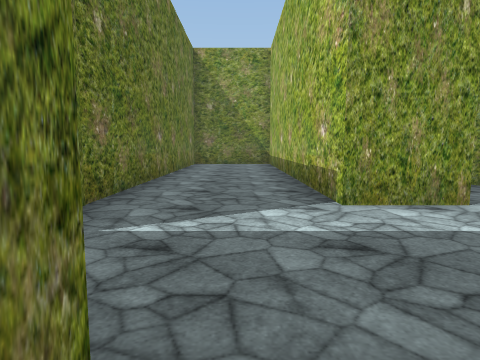
[1] (above)

18 first-person views from a walk through a Unity game level. The camera is 1.5 m above the floor, tilts 6° down and sees 75° across. The floor is counted in squares, 2 m on a side. Each view is taken from the middle of a square. On the plan, view 1 faces up. The plan holds only what a view shows up to about 10 squares ahead; the rest is blank. The place goes on beyond the plan. The player character is not drawn. Some surface patterns are stand-ins.

[2]
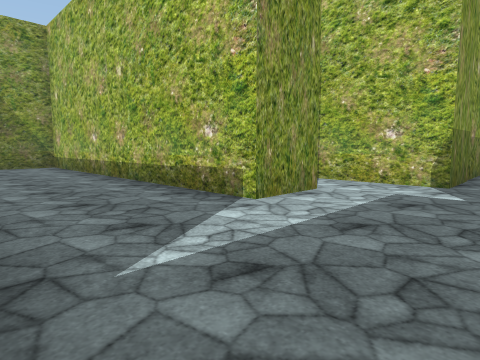

[3]
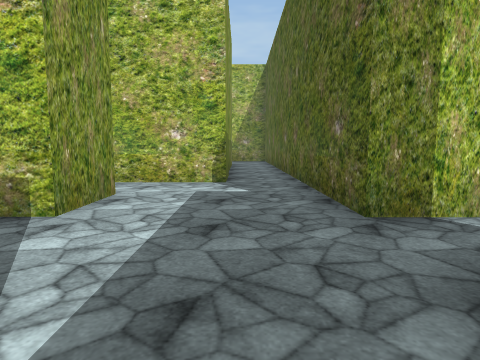

[4]
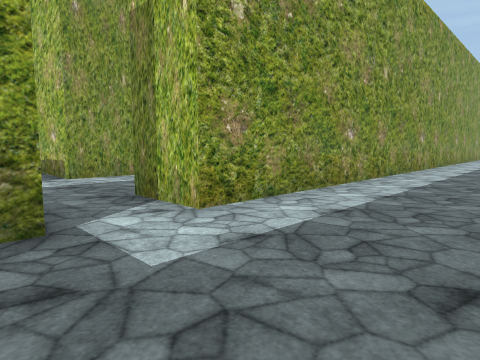

[5]
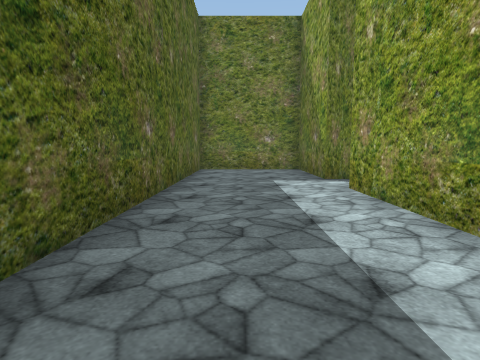

[6]
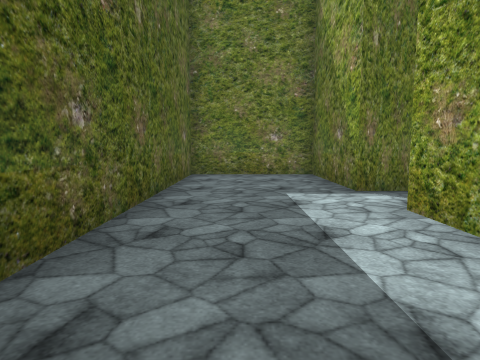

[7]
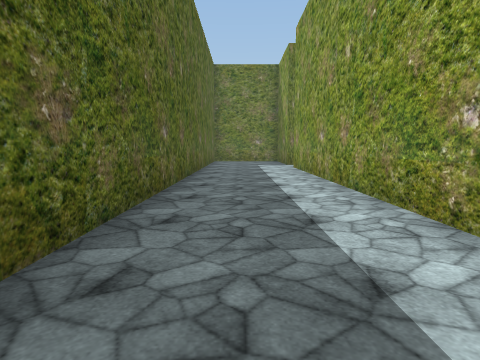

[8]
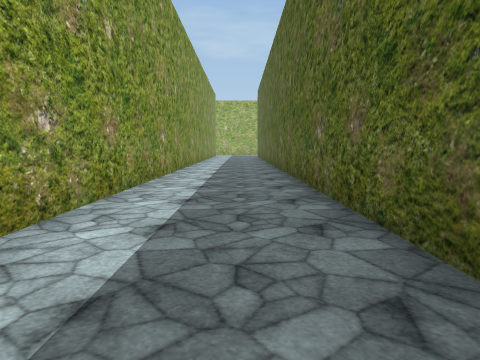

[9]
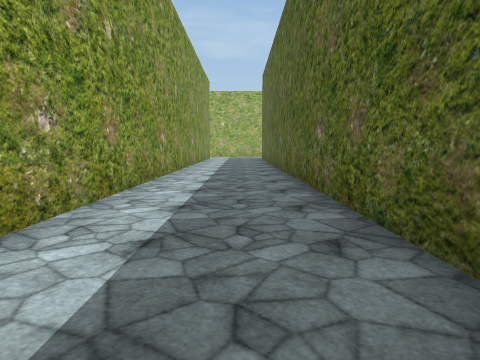

[10]
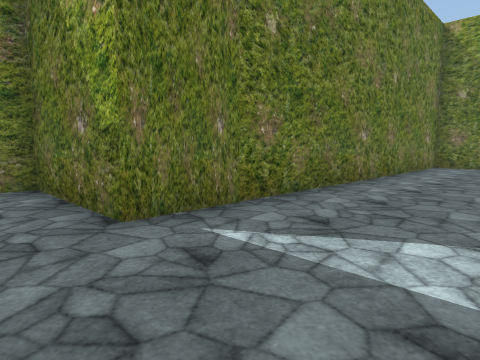

[11]
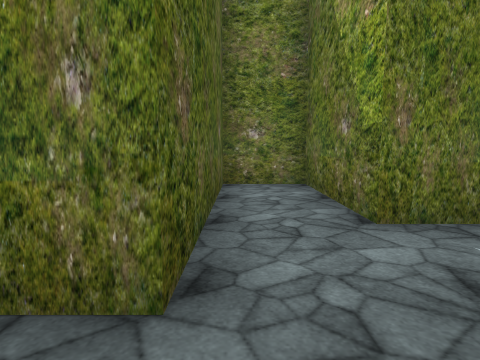

[12]
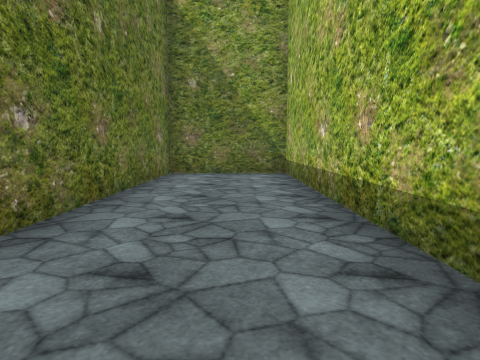

[13]
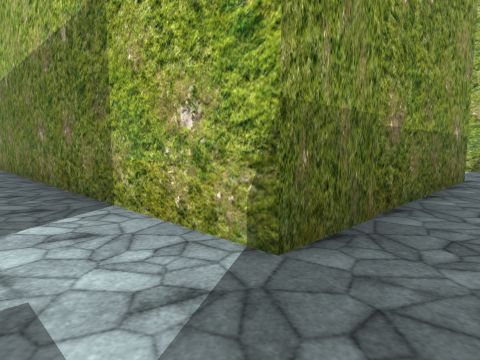

[14]
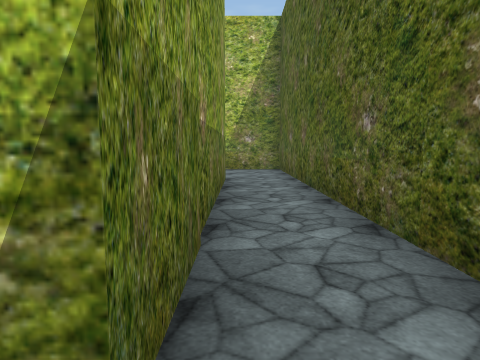

[15]
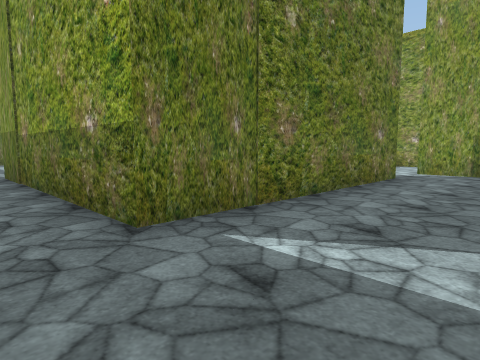

[16]
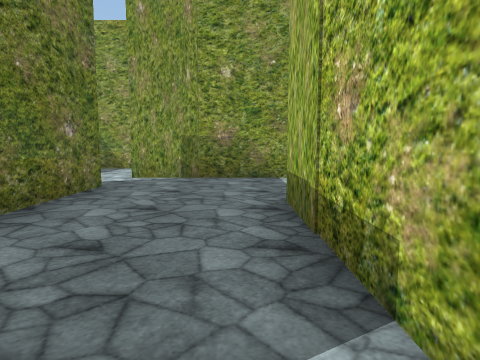

[17]
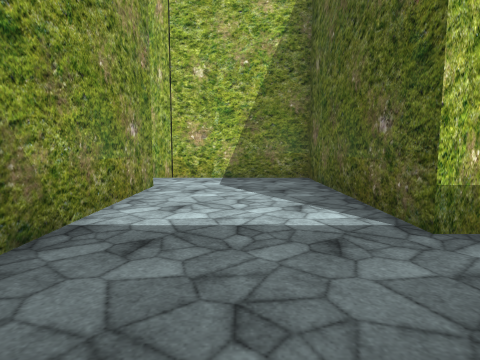

[18]
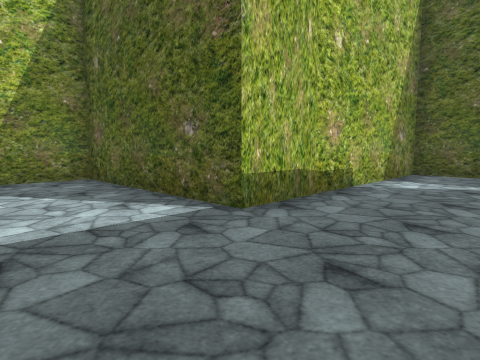

### Floor plan
Points are (right, up) in squares from view 1. A wall is a line through its corners. A room is listed if a view was taken in it or the views show most of it. See-through windows are left out.
Room 1 (views 1, 4, 5, 6, 7, 8, 9)
walls: (-0.3, 0.7) (-0.3, -1) (-3.7, -1) (-3.7, -4.3) (22.1, -4.3); (22.1, -1) (1.3, -1) (1.3, 0.7)
ways out: opening at (0.5, -0.5) to room 2
Room 2 (views 2, 3, 10, 11, 12, 13)
walls: (3, 4) (1.3, 4) (1.3, 14) (-2, 14) (-2, 2.3) (-5.3, 2.3) (-5.3, 0.7) (-0.3, 0.7); (1.3, 0.7) (3.5, 0.7)
ways out: opening at (0.5, -0.5) to room 1; opening at (3.7, 2) to room 3
Room 3 (views 14, 15, 16, 17, 18)
walls: (11.3, 9) (11.3, 2.3) (4.7, 2.3) (4.7, 3.5); (18, 10.7) (11.2, 10.7); (3.5, 0.7) (14.7, 0.7) (14.7, 7.3) (19.7, 7.3) (19.7, 11.2)
ways out: opening at (3.7, 2) to room 2; opening at (4, 3); opening at (12, 10); opening at (19, 11.5)

Where each view was taken, in squares from view 1:
view 1: 0 up, 0 right, facing up
view 2: 1 up, 2 left, facing up-right
view 3: 2 up, 2 left, facing right
view 4: 4 down, 1 left, facing up-right
view 5: 3 down, 7 right, facing left
view 6: 3 down, 5 right, facing left
view 7: 3 down, 13 right, facing left
view 8: 3 down, 7 right, facing right
view 9: 3 down, 12 right, facing right
view 10: 1 up, 1 right, facing up-left
view 11: 1 up, 1 right, facing left
view 12: 5 up, 0 right, facing up
view 13: 1 up, 3 right, facing up-right
view 14: 2 up, 4 right, facing right
view 15: 1 up, 14 right, facing up-left
view 16: 3 up, 14 right, facing up
view 17: 9 up, 12 right, facing right
view 18: 10 up, 12 right, facing down-right
